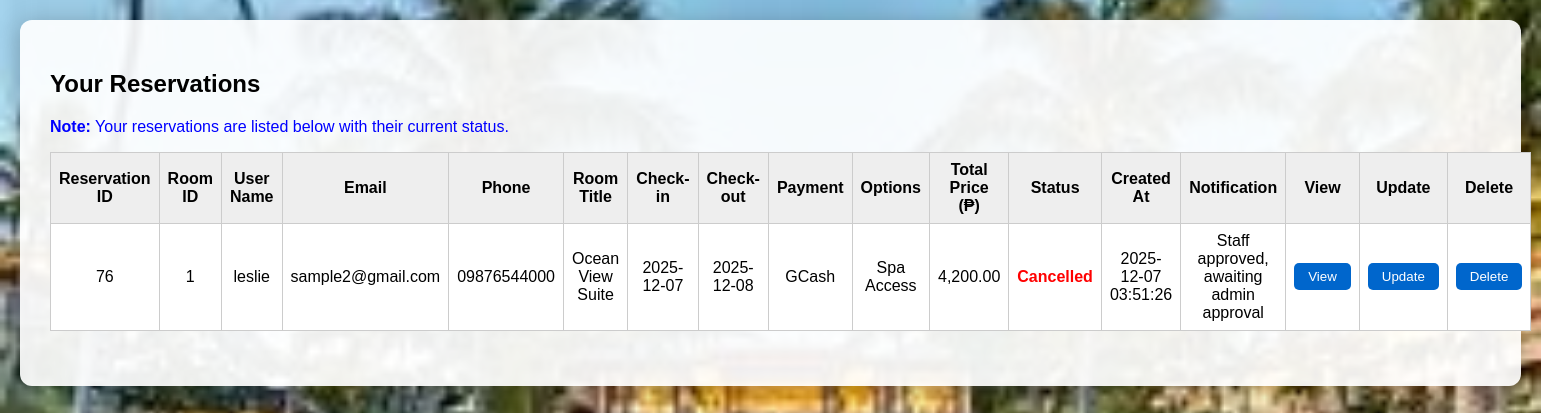
The page /user/reservation_details.php (signed in) on the database its author committed.
### tables this page shows
CREATE TABLE `reservations` (
  `id` int(11) NOT NULL,
  `user_id` int(11) NOT NULL,
  `room_id` int(11) NOT NULL,
  `checkin_date` date DEFAULT NULL,
  `checkout_date` date DEFAULT NULL,
  `reservation_code` varchar(225) NOT NULL,
  `payment_status` varchar(225) NOT NULL DEFAULT 'pending',
  `days_staying` int(11) NOT NULL DEFAULT 1,
  `payment_type` enum('Cash','GCash','Credit Card','PayPal') DEFAULT NULL,
  `options` text DEFAULT NULL,
  `payment_transaction` varchar(225) DEFAULT NULL,
  `status` varchar(225) NOT NULL DEFAULT 'pending',
  `admin_deleted` tinyint(1) NOT NULL DEFAULT 0,
  `user_deleted` tinyint(1) NOT NULL DEFAULT 0,
  `notifications` varchar(225) NOT NULL,
  `staff_notification` varchar(225) DEFAULT NULL,
  `staff_approved` tinyint(1) NOT NULL DEFAULT 0,
  `admin_approved` tinyint(1) NOT NULL DEFAULT 0,
  `admin_notification` varchar(225) DEFAULT NULL,
  `created_at` timestamp NOT NULL DEFAULT current_timestamp()
);

CREATE TABLE `user_info` (
  `id` int(11) NOT NULL,
  `user_id` int(11) NOT NULL,
  `name` varchar(255) DEFAULT NULL,
  `phone` varchar(50) DEFAULT NULL,
  `address` text DEFAULT NULL,
  `created_at` timestamp NOT NULL DEFAULT current_timestamp()
);

CREATE TABLE `users` (
  `id` int(11) NOT NULL,
  `email` varchar(255) NOT NULL,
  `password` varchar(255) NOT NULL,
  `full_name` varchar(225) NOT NULL,
  `created_at` datetime NOT NULL DEFAULT current_timestamp(),
  `role` enum('admin','staff','user') DEFAULT 'user'
);

### user/reservation_details.php (the view, shortened to what this page needs)
<?php
$servername = "localhost";
$username = "root";
$password = "";
$dbname = "hotel_reservation_system";
$conn = new mysqli($servername, $username, $password, $dbname);
$user_id = $_SESSION['user_id'];
$rooms = [
    1 => ["title"=>"Ocean View Suite","price"=>3500.00],
    2 => ["title"=>"Deluxe King Room","price"=>2200.00],
    3 => ["title"=>"Standard Queen Room","price"=>1500.00],
    4 => ["title"=>"Family Suite","price"=>4000.00],
    5 => ["title"=>"Executive Room","price"=>2800.00],
    6 => ["title"=>"Mountain View Room","price"=>1700.00],
    7 => ["title"=>"Luxury Penthouse","price"=>6500.00],
    8 => ["title"=>"Twin Bed Room","price"=>1600.00],
    9 => ["title"=>"Presidential Suite","price"=>8500.00],
    10 => ["title"=>"Garden Villa","price"=>5000.00],
];
$option_prices = [
    "Free Breakfast"=>250,
    "Airport Pickup"=>500,
    "Full Package"=>1000,
    "Spa Access"=>700,
    "Late Checkout"=>300
];
$stmt = $conn->prepare("
    SELECT r.*, u_info.name, u_info.phone, u.email, r.staff_notification, r.staff_approved
    FROM reservations r
    LEFT JOIN user_info u_info ON r.user_id = u_info.user_id
    LEFT JOIN users u ON r.user_id = u.id
    WHERE r.user_id = ?
    ORDER BY r.created_at DESC
");
$stmt->bind_param("i", $user_id);
$stmt->execute();
$result = $stmt->get_result();
?>
<!DOCTYPE html>
<html lang="en">
<head>
</head>
<body>
<div class="main-container">
<h2>Your Reservations</h2>
<p style="color:blue;"><strong>Note:</strong> Your reservations are listed below with their current status.</p>
<?php if ($result->num_rows > 0): ?>
<table>
<tr>
    <th>Reservation ID</th>
    <th>Room ID</th>
    <th>User Name</th>
    <th>Email</th>
    <th>Phone</th>
    <th>Room Title</th>
    <th>Check-in</th>
    <th>Check-out</th>
    <th>Payment</th>
    <th>Options</th>
    <th>Total Price (₱)</th>
    <th>Status</th>
    <th>Created At</th>
    <th>Notification</th>
    <th>View</th>
    <th>Update</th>
    <th>Delete</th>
</tr>
<?php while($row = $result->fetch_assoc()):
    $room_id = $row['room_id'];
    $room_title = $rooms[$room_id]['title'] ?? "Unknown Room";
    $room_price = $rooms[$room_id]['price'] ?? 0;
    $days = max(1, (strtotime($row['checkout_date']) - strtotime($row['checkin_date'])) / 86400);
    $options = $row['options'] ? explode(',', $row['options']) : [];
    $extras_price = 0;
    foreach ($options as $opt) if(isset($option_prices[$opt])) $extras_price += $option_prices[$opt];
    $total_price = ($room_price * $days) + $extras_price;
    if($row['staff_approved'] == 1 && $row['status'] == 'Pending') {
        $displayStatus = 'Approved by Staff';
    } elseif($row['staff_approved'] == 1 && $row['status'] == 'Approved') {
        $displayStatus = 'Approved';
    } elseif($row['status'] == 'Cancelled') {
        $displayStatus = 'Cancelled';
    } elseif($row['status'] == 'Unavailable') {
        $displayStatus = 'Unavailable';
    } else {
        $displayStatus = 'Pending';
    }
    $statusClass = 'status-'.strtolower(str_replace(' ', '-', $displayStatus));
    $notification = $row['staff_notification'] ?? '-';
?>
<tr>
    <td><?= $row['id']; ?></td>
    <td><?= $room_id; ?></td>
    <td><?= htmlspecialchars($row['name'] ?? '-'); ?></td>
    <td><?= htmlspecialchars($row['email'] ?? '-'); ?></td>
    <td><?= htmlspecialchars($row['phone'] ?? '-'); ?></td>
    <td><?= htmlspecialchars($room_title); ?></td>
    <td><?= $row['checkin_date']; ?></td>
    <td><?= $row['checkout_date']; ?></td>
    <td><?= $row['payment_type'] ?? '-'; ?></td>
    <td><?= $row['options'] ?? '-'; ?></td>
    <td><?= number_format($total_price,2); ?></td>
    <td class="<?= $statusClass; ?>"><?= htmlspecialchars($displayStatus); ?></td>
    <td><?= $row['created_at']; ?></td>
    <td><?= htmlspecialchars($notification); ?></td>
    <td>
        <button class="view-btn"
            data-id="<?= $row['id']; ?>"
            data-room="<?= $room_title; ?>"
            data-checkin="<?= $row['checkin_date']; ?>"
            data-checkout="<?= $row['checkout_date']; ?>"
            data-payment="<?= $row['payment_type'] ?? '-'; ?>"
            data-options="<?= htmlspecialchars(implode('<br>', $options), ENT_QUOTES); ?>"
            data-total="<?= number_format($total_price,2); ?>"
            data-status="<?= htmlspecialchars($displayStatus); ?>"
            data-username="<?= htmlspecialchars($row['name'] ?? '-'); ?>"
            data-email="<?= htmlspecialchars($row['email'] ?? '-'); ?>"
            data-phone="<?= htmlspecialchars($row['phone'] ?? '-'); ?>"
            data-notification="<?= htmlspecialchars($notification); ?>"
        >View</button>
    </td>
    <td>
        <form method="GET">
            <button type="submit">Update</button>
        </form>
    </td>
    <td>
        <form method="GET" onsubmit="return confirm('Are you sure you want to delete this reservation?');">
            <button type="submit">Delete</button>
        </form>
    </td>
</tr>
<?php endwhile; ?>
</table>
<?php else: ?>
<p>You have no reservations yet.</p>
<?php endif; ?>
</div>
</body>
</html>

### user/reservation_details.php (style rules this page uses)
body { font-family: Arial; margin: 20px; background-image: url('../assets/hotel6.jpg'); background-size: cover; background-position: center; background-attachment: fixed; }
.main-container { background: rgba(255,255,255,0.92); padding: 30px; border-radius: 12px; box-shadow: 0 4px 25px rgba(0,0,0,0.25); }
table { width:100%; border-collapse:collapse; margin-bottom:25px; background:white; }
th, td { border:1px solid #ccc; padding:8px; text-align:center; }
th { background:#eee; }
.status-cancelled, .status-unavailable { color:red; font-weight:bold; }
button { padding:6px 14px; background:#0066cc; color:white; border:none; border-radius:5px; cursor:pointer; }

### rows shown on the page
reservations: id "76", room "1", user_info.name "leslie", user.email "sample2@gmail.com", user_info.phone "09876544000", room "Ocean View Suite", checkin_date "2025-12-07", checkout_date "2025-12-08", payment_type "GCash", options "Spa Access", total_price "4,200.00", status "Cancelled", created_at "2025-12-07 03:51:26", staff_notification "Staff approved, awaiting admin approval"
